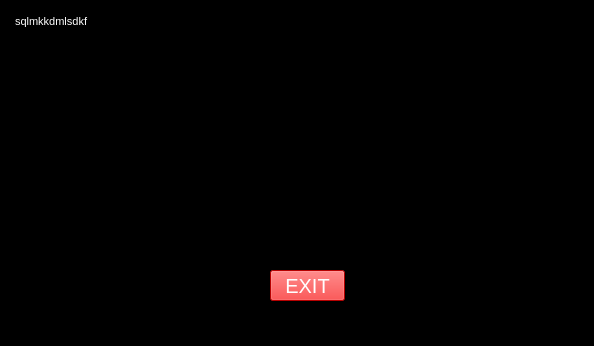
<?xml version="1.0" encoding="UTF-8"?>
<ui version="4.0">
 <class>RM</class>
 <widget class="QMainWindow" name="RM">
  <property name="geometry">
   <rect>
    <x>0</x>
    <y>0</y>
    <width>594</width>
    <height>346</height>
   </rect>
  </property>
  <property name="windowTitle">
   <string>MainWindow</string>
  </property>
  <property name="styleSheet">
   <string notr="true">background-color: rgb(0, 0, 0);</string>
  </property>
  <widget class="QWidget" name="centralwidget">
   <widget class="QTextEdit" name="textEdit">
    <property name="geometry">
     <rect>
      <x>10</x>
      <y>10</y>
      <width>571</width>
      <height>241</height>
     </rect>
    </property>
    <property name="styleSheet">
     <string notr="true">color: rgb(255, 255, 255);</string>
    </property>
    <property name="html">
     <string>&lt;!DOCTYPE HTML PUBLIC &quot;-//W3C//DTD HTML 4.0//EN&quot; &quot;http://www.w3.org/TR/REC-html40/strict.dtd&quot;&gt;
&lt;html&gt;&lt;head&gt;&lt;meta name=&quot;qrichtext&quot; content=&quot;1&quot; /&gt;&lt;style type=&quot;text/css&quot;&gt;
p, li { white-space: pre-wrap; }
&lt;/style&gt;&lt;/head&gt;&lt;body style=&quot; font-family:'MS Shell Dlg 2'; font-size:8.25pt; font-weight:400; font-style:normal;&quot;&gt;
&lt;p style=&quot; margin-top:0px; margin-bottom:0px; margin-left:0px; margin-right:0px; -qt-block-indent:0; text-indent:0px;&quot;&gt;sqlmkkdmlsdkf&lt;/p&gt;&lt;/body&gt;&lt;/html&gt;</string>
    </property>
   </widget>
   <widget class="QPushButton" name="pushButton">
    <property name="geometry">
     <rect>
      <x>270</x>
      <y>270</y>
      <width>75</width>
      <height>31</height>
     </rect>
    </property>
    <property name="styleSheet">
     <string notr="true">background-color: rgb(255, 0, 0);
color: rgb(255, 255, 255);
font-size:15pt;</string>
    </property>
    <property name="text">
     <string>EXIT</string>
    </property>
   </widget>
  </widget>
  <widget class="QMenuBar" name="menubar">
   <property name="geometry">
    <rect>
     <x>0</x>
     <y>0</y>
     <width>594</width>
     <height>21</height>
    </rect>
   </property>
  </widget>
  <widget class="QStatusBar" name="statusbar"/>
 </widget>
 <resources>
  <include location="background_read_me.qrc"/>
 </resources>
 <connections/>
</ui>
